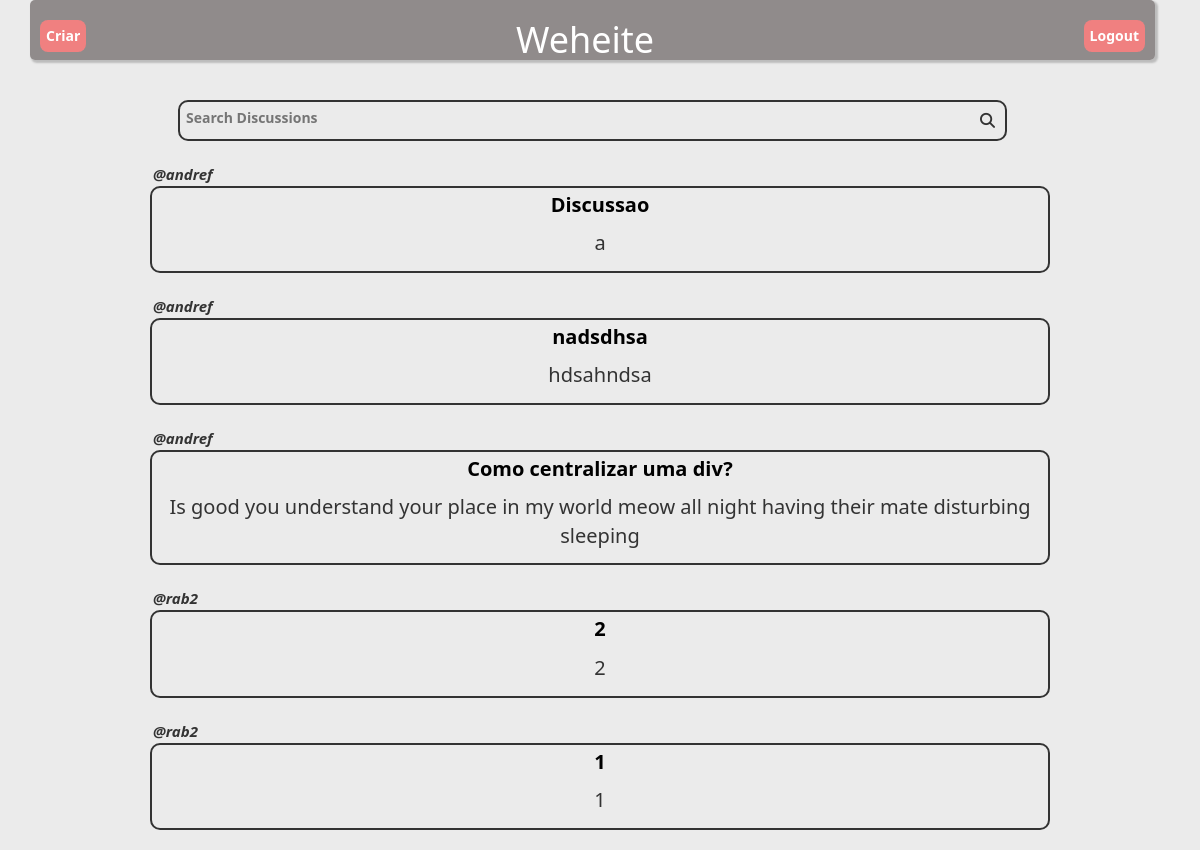
The app's page / (signed in), older data.
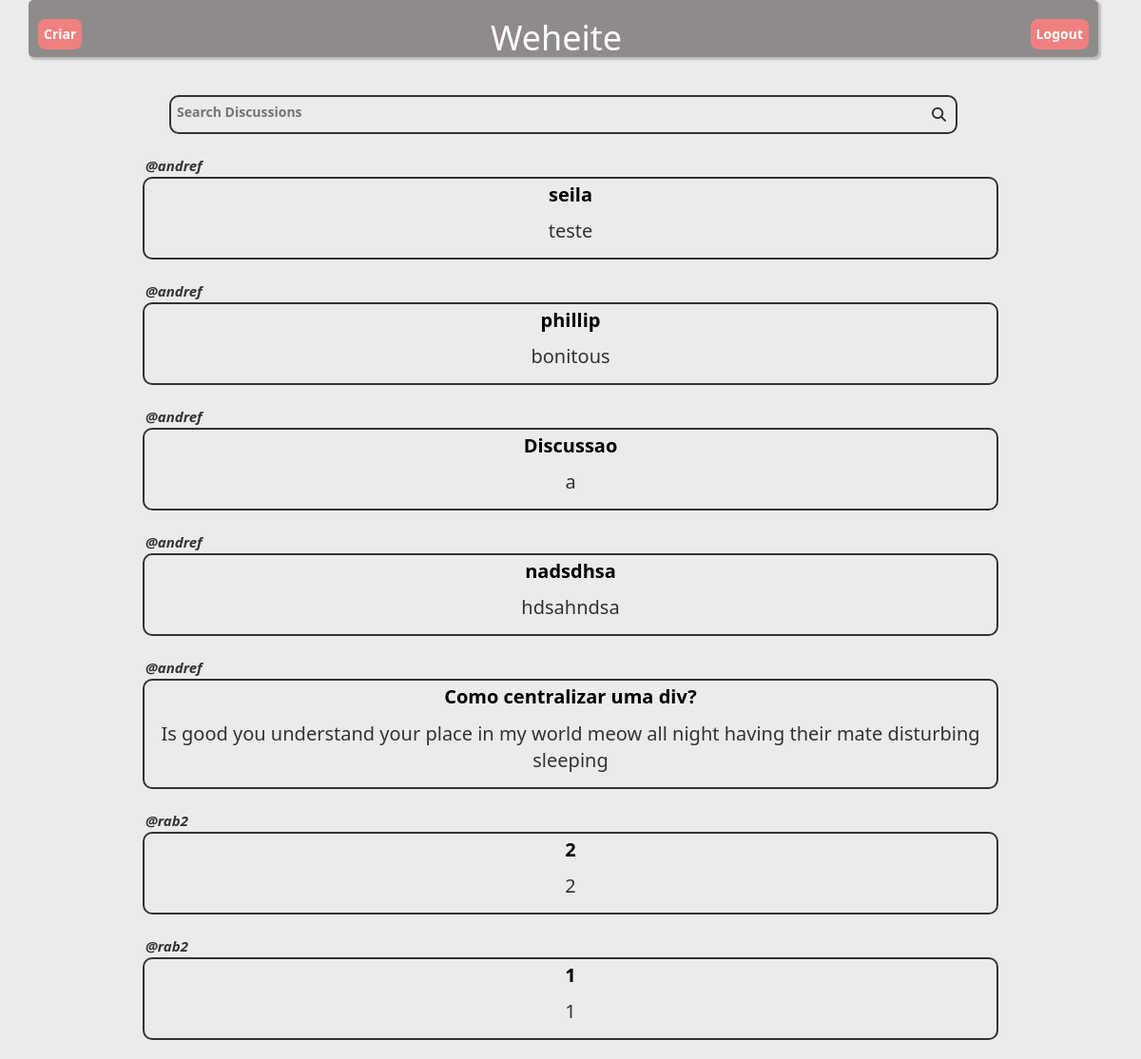
The same page, newer data.
### users/models.py (models this page shows, shortened)
class Forum(models.Model):
    autor = models.ForeignKey(User, on_delete=models.SET_NULL,null=True)
    title = models.TextField(max_length=255)
    body = models.TextField(max_length=999)

### users/views.py (the view)
# urls.py: 2. Add a URL to urlpatterns:  path('', views.home, name='home')
def home(request):
    q = request.GET.get('q') if request.GET.get('q') != None else ''
    discussao = Forum.objects.filter(title__icontains=q).order_by("-id")
    context = {'discussao': discussao}
    return render(request, 'users/home.html', context )

### users/templates/users/home.html (shortened to what this page needs)
{% extends 'users/base.html' %}
{% block style %}
<div class="home-container">
    {% endblock style %}
    {% block content %}
    {% if user.is_authenticated %}
    <header>
        <a class="a3" href="{% url 'forum' %} ">Criar</a>
        <h1>Weheite</h1>
        <a class="a2" href="{% url 'logout' %} ">Logout</a>
    </header>
    <br>
    <br>
    <br>
    <br>
    <br>
    <div class="search-bar-position">
        <form method="GET" action="{% url 'home' %}">
            <div class="search-bar-disposition">
                <input type="text" name="q" class="search-bar" placeholder="Search Discussions" />
                <h6><i class="fa-solid fa-magnifying-glass"></i></h6>
            </div>
        </form>
    </div>
    <br>
    {% for posts in discussao %}
    <div class="footer-content">
        <div class="BoxAutor">
            <p><b><i>@{{posts.autor}}</i></b></p>
        </div>
        <div class="BoxContent">
            <a class="a5" href="{{posts.id}}/detailForum/">
                <p><b>{{posts.title}}</b></p>
            </a>
            <p class="TextBody">{{posts.body}}</p>
        </div>
        <br>
    </div>
    {% endfor %}
    {% endif %}
    {% endblock content %}

Row changes from the older to the newer data that the page shows:
added Forum: autor "andref", title "seila", body "teste"
added Forum: autor "andref", title "phillip", body "bonitous"
